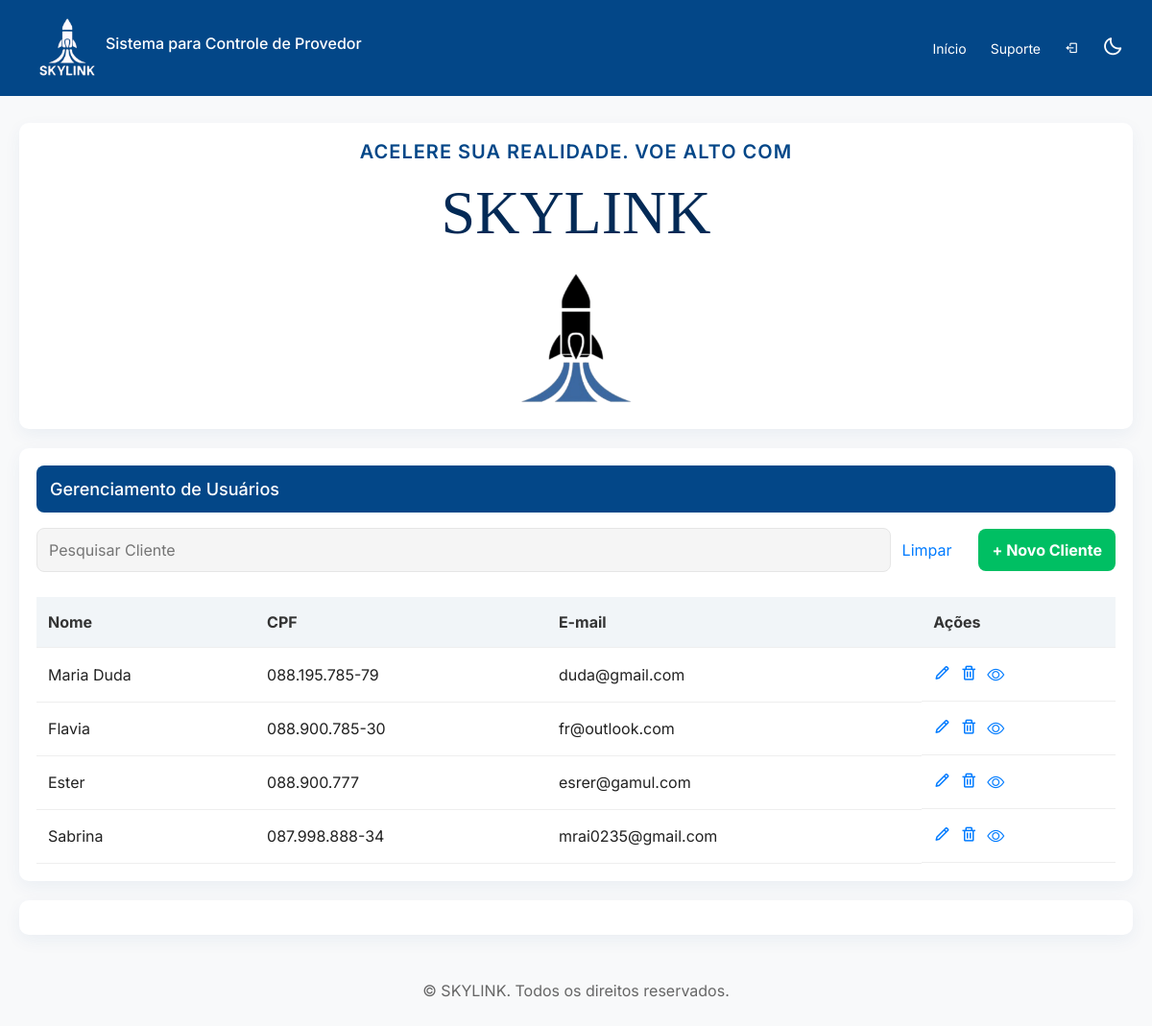
Before: /home (signed in) with the older database file.
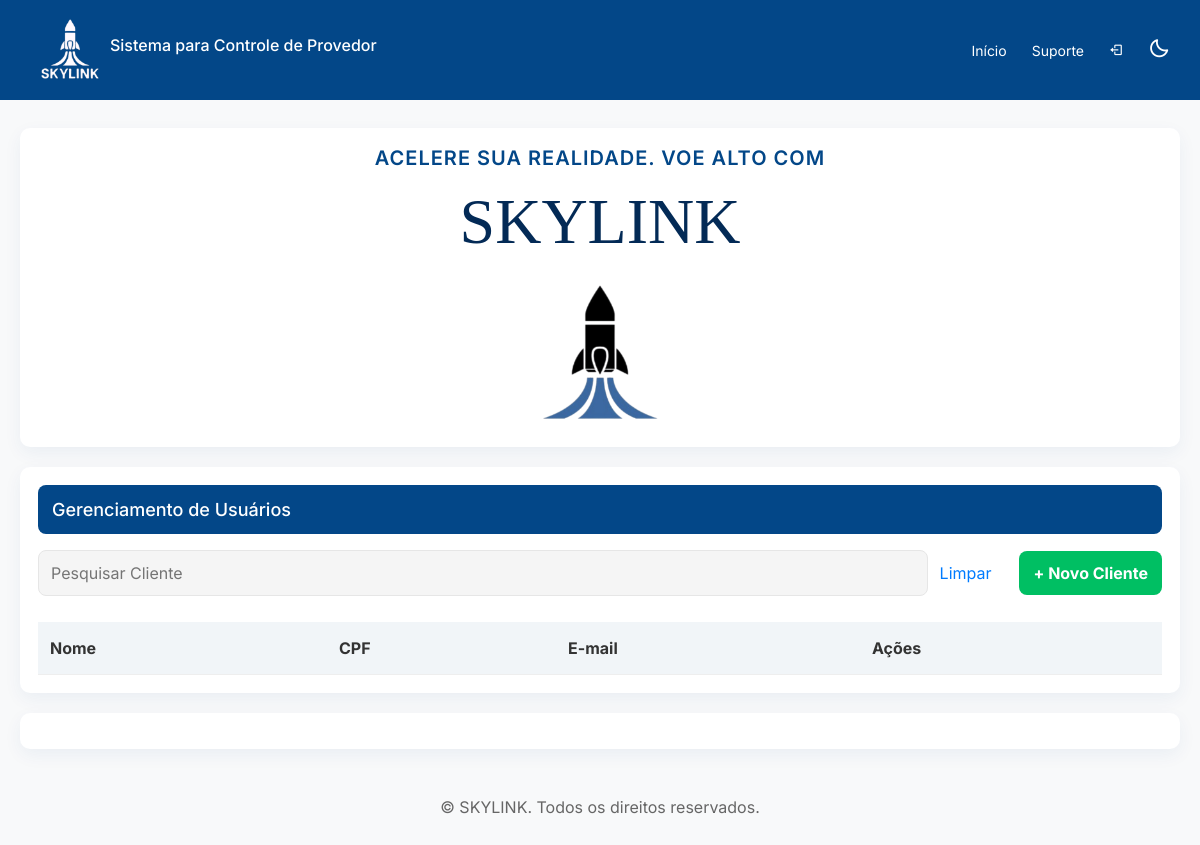
After: the same page with the newer database file.
### models.py (models this page shows, shortened)
class Cliente(db.Model):
    __tablename__ = 'clientes'
    id = db.Column(db.Integer, primary_key = True, autoincrement = True)
    nome_completo = db.Column(db.String(150), nullable = False)
    cpf= db.Column(db.String(150), nullable = False, unique = True)
    email= db.Column(db.String(320), nullable = False, unique = True)
    telefone = db.Column(db.String(20), nullable=False)
    cep = db.Column(db.String(9), nullable=False)
    endereco = db.Column(db.String(255), nullable=False)
    numero_casa = db.Column(db.String(15), nullable=False)
    data_inicial = db.Column(db.DateTime, nullable=False)
    dia_vencimento = db.Column(db.Integer, nullable=False)
    mensalidades = db.relationship(
        'Mensalidade',
        backref='cliente',
        lazy=True,
        cascade="all, delete-orphan"
    )

### main.py (the view)
@app.route('/')
@app.route('/home')
def home():
    if 'user' not in session:
        return redirect(url_for('login'))  # protege a home
    busca = request.args.get('busca')
    if busca:
        clientes = Cliente.query.filter(
            Cliente.nome_completo.ilike(f"%{busca}%")
        ).all()
    else:
        clientes = Cliente.query.all()
    return render_template('index.html', clientes=clientes)

### templates/index.html (shortened to what this page needs)
<!DOCTYPE html>
<html lang="pt-br">
<head>
  <link rel="stylesheet" href="https://unpkg.com/boxicons@2.1.4/css/boxicons.min.css">
  <link rel="stylesheet" href="https://cdn.jsdelivr.net/npm/bootstrap-icons@1.11.1/font/bootstrap-icons.css">
  <link href="https://stackpath.bootstrapcdn.com/bootstrap/4.5.2/css/bootstrap.min.css" rel="stylesheet">
  <link rel="stylesheet" href="{{ url_for('static', filename='style.css') }}">
</head>
<body>
  <header class="cabeçalho">
    <div class="logo">
      <img src="{{ url_for('static', filename='imgs/logo.png') }}" alt="Logo inicial">
      <h6>Sistema para Controle de Provedor</h6>
    </div>
    <nav class="menu-navegação">
      <a href="{{ url_for('home') }}">Início</a>
      <a href="{{ url_for('suporte') }}">Suporte</a>
      <a href="{{ url_for('logout') }}" title="Sair" class="logout-icon">
        <i class='bx bx-log-out'></i>
      </a>
      <button id="btn-tema" class="btn-tema">
        <i class='bx bx-moon'></i>
      </button>
    </nav>
  </header>
  <main>
    <section class="principal">
      <div class="titulo-principal">
        <h5>ACELERE SUA REALIDADE. VOE ALTO COM</h5>
        <h1>SKYLINK</h1>
      </div>
      <img src="{{ url_for('static', filename='imgs/logo para inicio.png') }}" alt="Logo inicial">
    </section>
    <section>
      <h2>Gerenciamento de Usuários</h2>
      <div class="controls">
        <input type="text" name="busca" value="{{ request.args.get('busca', '') }}" placeholder="Pesquisar Cliente"
          form="formBusca">
        <a href="{{ url_for('home') }}">Limpar</a>
        <form id="formBusca" method="GET" action="{{ url_for('home') }}"></form>
        <a href="#" data-toggle="modal" data-target="#modalCadastroCliente" class="add">+ Novo Cliente</a>
      </div>
      <div class="tabela-usuarios">
        <table>
          <thead>
            <tr>
              <th>Nome</th>
              <th>CPF</th>
              <th>E-mail</th>
              <th>Ações</th>
            </tr>
          </thead>
          <tbody>
            {% for cliente in clientes %}
            <tr>
              <td>{{ cliente.nome_completo }}</td>
              <td>{{ cliente.cpf }}</td>
              <td class="email">{{ cliente.email }}</td>
              <td class="actions">
                <a href="{{ url_for('editar_cliente', id=cliente.id) }}">
                  <i class='bx bx-pencil'></i>
                </a>
                <a href="#" data-toggle="modal" data-target="#modalDeletarCliente{{ cliente.id }}" class="remove">
                  <i class='bx bx-trash'></i>
                </a>
                <a href="{{ url_for('detalhesCliente', id=cliente.id) }}">
                  <i class="bi bi-eye"></i>
                </a>
              </td>
            </tr>
            {% endfor %}
          </tbody>
        </table>
      </div>
    </section>
    <section id="cadastro-cliente">
    </section>
  </main>
  <footer>
    <p>&copy; SKYLINK. Todos os direitos reservados.</p>
  </footer>
</body>
</html>

### static/style.css (style rules this page uses)
* { box-sizing: border-box; margin: 0; padding: 0; }
html, body { height: 100%; scroll-behavior: smooth; }
body { font-family: 'Inter', system-ui, sans-serif; line-height: 1.5; background: #f8f9fa; color: #222; transition: background 0.3s, color 0.3s; }
.cabeçalho { display: flex; align-items: center; justify-content: space-between; background-color: #034788; padding: 10px 30px; }
.logo { display: flex; align-items: center; color: white; }
.logo img { width: 10vh; }
.menu-navegação { display: flex; gap: 25px; display: flex; align-items: center; justify-content: center; }
.menu-navegação a { color: white; text-decoration: none; font-size: 14px; transition: color 0.3s; }
.cabeçalho h6 { font-size: 1rem; }
.btn-tema { background: transparent; border: none; color: #fff; font-size: 22px; cursor: pointer; transition: transform 0.3s; }
main { max-width: 1200px; margin: 28px auto; padding: 0 20px; }
.principal h5 { color: #034788; text-transform: uppercase; letter-spacing: 1px; font-weight: 600; }
.principal h1 { font-family: 'Playfair Display', serif; font-size: 64px; color: #032a56; margin-top: 6px; }
.titulo-principal { display: flex; flex-direction: column; flex-wrap: nowrap; align-content: center; justify-content: center; align-items: center; }
.principal img { width: 20vh; max-width: 320px; display: flex; margin: auto; }
section { background: #fff; border-radius: 10px; padding: 18px; margin-top: 20px; box-shadow: 0 6px 18px rgba(3, 71, 136, 0.06); transition: background 0.3s, box-shadow 0.3s; }
h2 { background: #034788; color: #fff; padding: 14px; border-radius: 8px; font-size: 18px; }
.controls { display: flex; gap: 12px; align-items: center; margin: 16px 0; }
.controls input[type=text] { flex: 1; padding: 10px 12px; border-radius: 8px; border: 1px solid #e6e6e6; background: #f5f5f5; }
.controls .add { background: #00bf63; color: #fff; padding: 10px 14px; border-radius: 8px; text-decoration: none; font-weight: 700; transition: background 0.3s; }
.tabela-usuarios { overflow-x: auto; }
table { width: 100%; border-collapse: collapse; margin-top: 10px; }
th, td { padding: 14px 12px; text-align: left; border-bottom: 1px solid #eee; }
th { background: #f1f5f8; color: #333; }
input, select { padding: 10px; border: 1px solid #e6e6e6; border-radius: 8px; }
footer { max-width: 1200px; margin: 28px auto; padding: 18px; text-align: center; color: #666; }
form { align-content: center; padding: 2px; }

Changed rows visible on the page:
removed Cliente: nome_completo "Maria Duda", cpf "088.195.785-79", email "duda@gmail.com"
removed Cliente: nome_completo "Flavia", cpf "088.900.785-30", email "fr@outlook.com"
removed Cliente: nome_completo "Ester", cpf "088.900.777", email "esrer@gamul.com"
removed Cliente: nome_completo "Sabrina", cpf "087.998.888-34", email "mrai0235@gmail.com"
